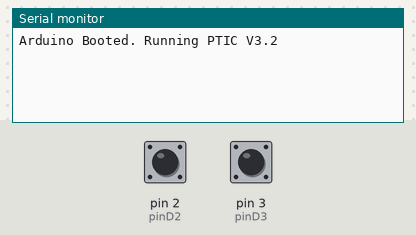
Bench run of a sketch on a simulated Arduino Uno, built with avr-gcc and run on an emulated ATmega328P. Parts: the last lines printed to the serial monitor. Inputs (shaded band) come from the test bench; at power-on: pin 2 (pinD2) HIGH, pin 3 (pinD3) HIGH.

Above: at 1.2 s.
1.3 s: pin 2 (pinD2) pulled LOW for 0.15 s
At 2.1 s:
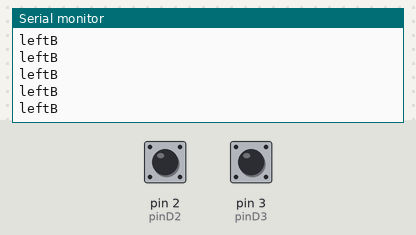
2.9 s: pin 3 (pinD3) pulled LOW for 0.15 s
At 3.5 s:
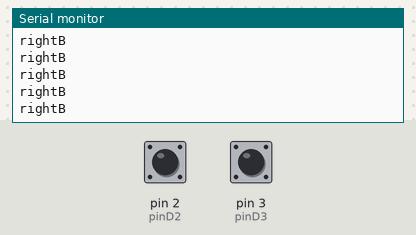
4.5 s: pin 2 (pinD2) driven LOW and pin 3 (pinD3) driven LOW
At 5.5 s:
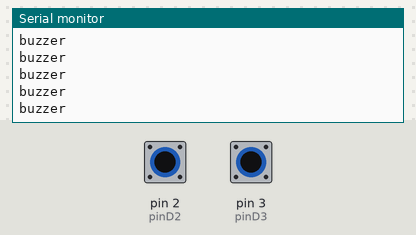
6.4 s: pin 3 (pinD3) driven HIGH
At 7.0 s:
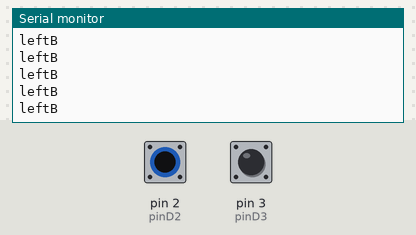
9.4 s: pin 3 (pinD3) driven LOW
At 10.2 s:
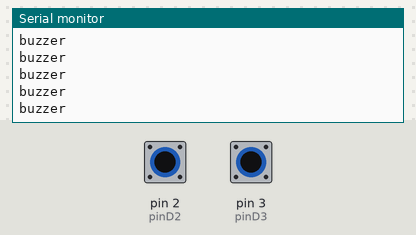
12.4 s: pin 2 (pinD2) driven HIGH
At 13.1 s:
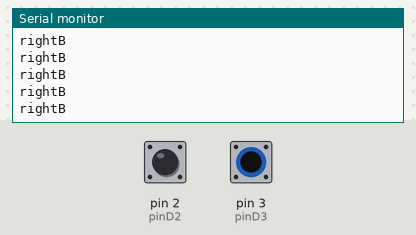

Measured:
- after the input at 1.3 s, the serial monitor: prints a new line at once (image 1)
- after the input at 2.9 s, the serial monitor: prints a new line at once (image 2)
- after the input at 4.5 s, the serial monitor: prints a new line at once (image 3)
- after the input at 6.4 s, the serial monitor: prints a new line after 0.07 s (image 4)
- after the input at 12.4 s, the serial monitor: prints a new line after 0.07 s (image 6)

The sketch:

pythoninputtocomp.ino
```cpp
// (licence header left out)
int pinD2 = 2;
int pinD3 = 3;

void setup() {
  Serial.begin(9600);
  Serial.println("Arduino Booted. Running PTIC V3.2");

  pinMode(pinD2, INPUT_PULLUP);
  pinMode(pinD3, INPUT_PULLUP);
}

void loop() {
  bool D2State = digitalRead(pinD2) == LOW;
  bool D3State = digitalRead(pinD3) == LOW;

  if (D2State && D3State) {
    Serial.println("buzzer");
  } else if (D2State) {
    Serial.println("leftB");
  } else if (D3State) {
    Serial.println("rightB");
  }

}
```
